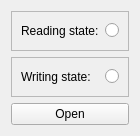
<?xml version="1.0" encoding="UTF-8"?>
<ui version="4.0">
 <class>CommunicationWidget</class>
 <widget class="QWidget" name="CommunicationWidget">
  <property name="geometry">
   <rect>
    <x>0</x>
    <y>0</y>
    <width>139</width>
    <height>132</height>
   </rect>
  </property>
  <property name="windowTitle">
   <string>Form</string>
  </property>
  <layout class="QVBoxLayout" name="verticalLayout">
   <item>
    <widget class="QFrame" name="frame_2">
     <property name="frameShape">
      <enum>QFrame::StyledPanel</enum>
     </property>
     <property name="frameShadow">
      <enum>QFrame::Raised</enum>
     </property>
     <layout class="QHBoxLayout" name="horizontalLayout">
      <item>
       <widget class="QLabel" name="label">
        <property name="text">
         <string>Reading state:</string>
        </property>
       </widget>
      </item>
      <item>
       <spacer name="horizontalSpacer">
        <property name="orientation">
         <enum>Qt::Horizontal</enum>
        </property>
        <property name="sizeHint" stdset="0">
         <size>
          <width>40</width>
          <height>20</height>
         </size>
        </property>
       </spacer>
      </item>
      <item>
       <widget class="QRadioButton" name="readingStateRadioButton">
        <property name="text">
         <string/>
        </property>
       </widget>
      </item>
     </layout>
    </widget>
   </item>
   <item>
    <widget class="QFrame" name="frame">
     <property name="frameShape">
      <enum>QFrame::StyledPanel</enum>
     </property>
     <property name="frameShadow">
      <enum>QFrame::Raised</enum>
     </property>
     <layout class="QHBoxLayout" name="horizontalLayout_2">
      <item>
       <widget class="QLabel" name="label_2">
        <property name="text">
         <string>Writing state:</string>
        </property>
       </widget>
      </item>
      <item>
       <spacer name="horizontalSpacer_2">
        <property name="orientation">
         <enum>Qt::Horizontal</enum>
        </property>
        <property name="sizeHint" stdset="0">
         <size>
          <width>40</width>
          <height>20</height>
         </size>
        </property>
       </spacer>
      </item>
      <item>
       <widget class="QRadioButton" name="writingStateRadioButton">
        <property name="text">
         <string/>
        </property>
       </widget>
      </item>
     </layout>
    </widget>
   </item>
   <item>
    <widget class="QPushButton" name="openClosePushButton">
     <property name="text">
      <string>Open</string>
     </property>
    </widget>
   </item>
  </layout>
 </widget>
 <resources/>
 <connections/>
</ui>
